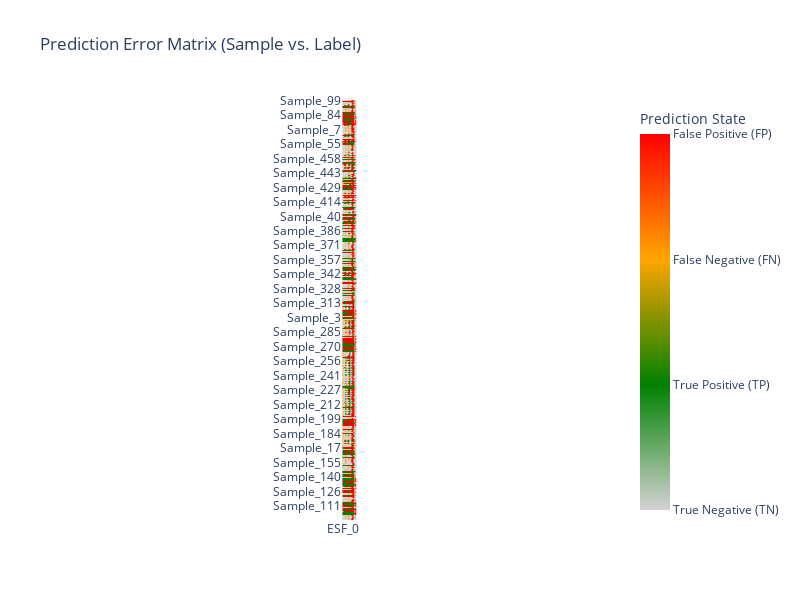
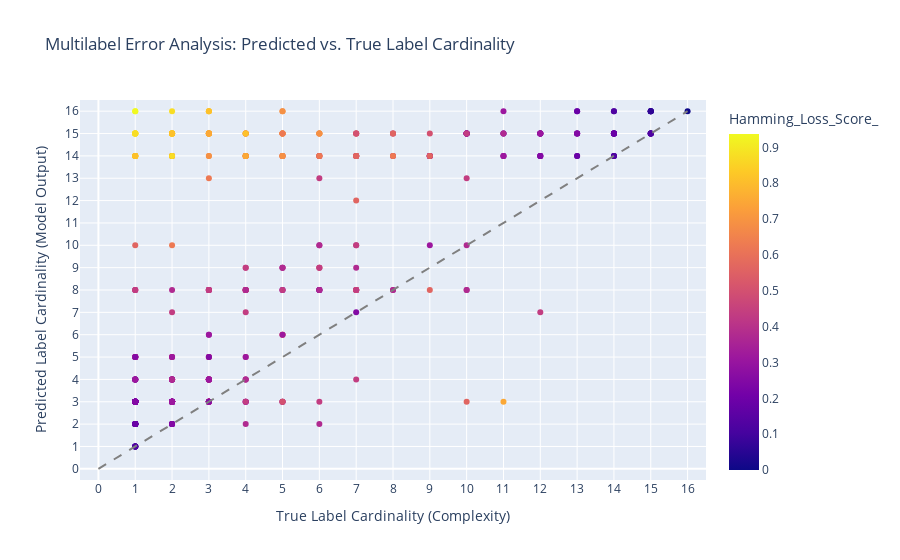

The notebook cell saved with these charts, in order:
### Code cell
study_ccxgb_best_params = study_ccxgb.best_params

study_ccxgb_best_params_xgb = {
    'n_estimators': study_ccxgb_best_params['n_estimators'],
    'max_depth': study_ccxgb_best_params['max_depth'],
    'learning_rate': study_ccxgb_best_params['learning_rate'],
    'subsample': study_ccxgb_best_params['subsample'],
    'colsample_bytree' : study_ccxgb_best_params['colsample_bytree'],
    'scale_pos_weight': study_ccxgb_best_params['scale_pos_weight'],
    'base_score': 0.5,
    'random_state': random_state,
    'verbosity': 0,
    'use_label_encoder': False,
    'eval_metric': 'logloss',
    'use_label_encoder': False
}

study_ccxgb_bbase_xgb = XGBClassifier(**study_ccxgb_best_params_xgb)
study_ccxgb_tuned = ClassifierChain(
    classifier = study_ccxgb_bbase_xgb,
    require_dense = [True, True],
    order=final_chain_order,
)

study_ccxgb_tuned.fit(X_train_transformed, y_train_transformed)

y_pred_training_cc = study_ccxgb_tuned.predict(X_train_transformed)

display_results(y_train_transformed, y_pred_training_cc.toarray())

display_error_heatmap(y_train_transformed, y_pred_training_cc.toarray())

display_label_cardinality_error(y_train_transformed, y_pred_training_cc.toarray())

### Figure 1 — Plotly figure (JSON) as saved in the notebook; plotly's stock layout.template omitted (floating-point values rounded to 4 significant figures; data arrays with more than 128 entries replaced by an {"elided": "..."} marker saying what was removed)
{"data": [{"coloraxis": "coloraxis", "hovertemplate": "x: %{x}<br>y: %{y}<br>color: %{z}<extra></extra>", "name": "0", "type": "heatmap", "x": ["ESF_0", "ESF_1", "ESF_2", "ESF_3", "ESF_4", "ESF_5", "ESF_6", "ESF_7", "ESF_8", "ESF_9", "ESF_10", "ESF_11", "ESF_12", "ESF_13", "ESF_14", "ESF_15"], "xaxis": "x", "y": {"elided": "464 str values"}, "yaxis": "y", "z": {"elided": "464x16 int values"}}], "layout": {"autosize": false, "coloraxis": {"colorbar": {"ticktext": ["True Negative (TN)", "True Positive (TP)", "False Negative (FN)", "False Positive (FP)"], "tickvals": [0, 1, 2, 3], "title": {"text": "Prediction State"}}, "colorscale": [[0, "lightgray"], [0.3333, "green"], [0.6667, "orange"], [1, "red"]]}, "height": 600, "title": {"text": "Prediction Error Matrix (Sample vs. Label)"}, "width": 800, "xaxis": {"anchor": "y", "constrain": "domain", "domain": [0, 1], "scaleanchor": "y"}, "yaxis": {"anchor": "x", "autorange": "reversed", "categoryorder": "category descending", "constrain": "domain", "domain": [0, 1]}}}

### Figure 2 — Plotly figure (JSON) as saved in the notebook; plotly's stock layout.template omitted (floating-point values rounded to 4 significant figures; data arrays with more than 128 entries replaced by an {"elided": "..."} marker saying what was removed)
{"data": [{"customdata": {"elided": "464x2 mixed values"}, "hovertemplate": "True_Cardinality=%{x}<br>Predicted_Cardinality=%{y}<br>Sample_ID=%{customdata[0]}<br>Total_Errors=%{customdata[1]}<br>Hamming_Loss_Score_=%{marker.color}<extra></extra>", "legendgroup": "", "marker": {"color": {"elided": "464 float values"}, "coloraxis": "coloraxis", "symbol": "circle"}, "mode": "markers", "name": "", "orientation": "v", "showlegend": false, "type": "scatter", "x": {"elided": "464 int values"}, "xaxis": "x", "y": {"elided": "464 float values"}, "yaxis": "y"}], "layout": {"coloraxis": {"colorbar": {"title": {"text": "Hamming_Loss_Score_"}}, "colorscale": [[0, "#0d0887"], [0.1111, "#46039f"], [0.2222, "#7201a8"], [0.3333, "#9c179e"], [0.4444, "#bd3786"], [0.5556, "#d8576b"], [0.6667, "#ed7953"], [0.7778, "#fb9f3a"], [0.8889, "#fdca26"], [1, "#f0f921"]]}, "legend": {"tracegroupgap": 0}, "shapes": [{"line": {"color": "gray", "dash": "dash"}, "type": "line", "x0": 0, "x1": 16, "y0": 0, "y1": 16}], "title": {"text": "Multilabel Error Analysis: Predicted vs. True Label Cardinality"}, "xaxis": {"anchor": "y", "domain": [0, 1], "range": [-0.5, 16.5], "tickvals": [0, 1, 2, 3, 4, 5, 6, 7, 8, 9, 10, 11, 12, 13, 14, 15, 16], "title": {"text": "True Label Cardinality (Complexity)"}}, "yaxis": {"anchor": "x", "domain": [0, 1], "range": [-0.5, 16.5], "tickvals": [0, 1, 2, 3, 4, 5, 6, 7, 8, 9, 10, 11, 12, 13, 14, 15, 16], "title": {"text": "Predicted Label Cardinality (Model Output)"}}}}
